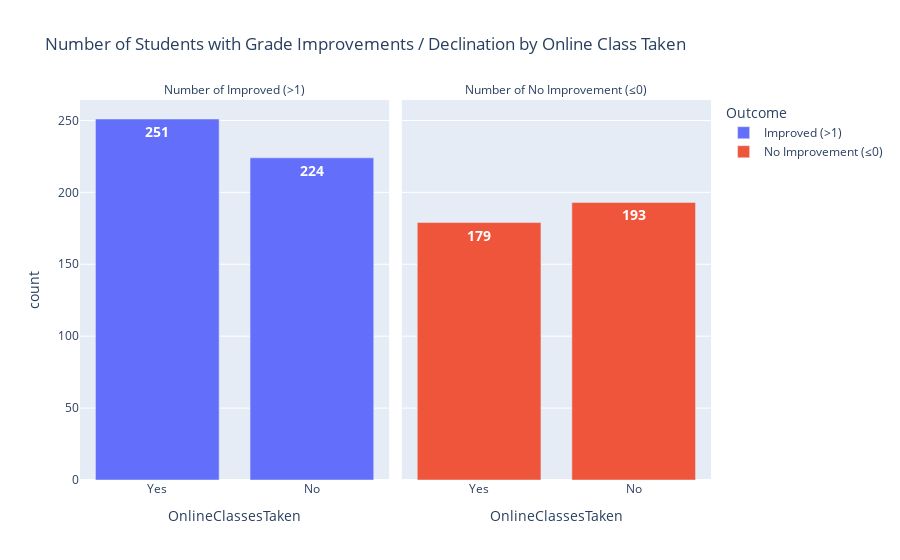
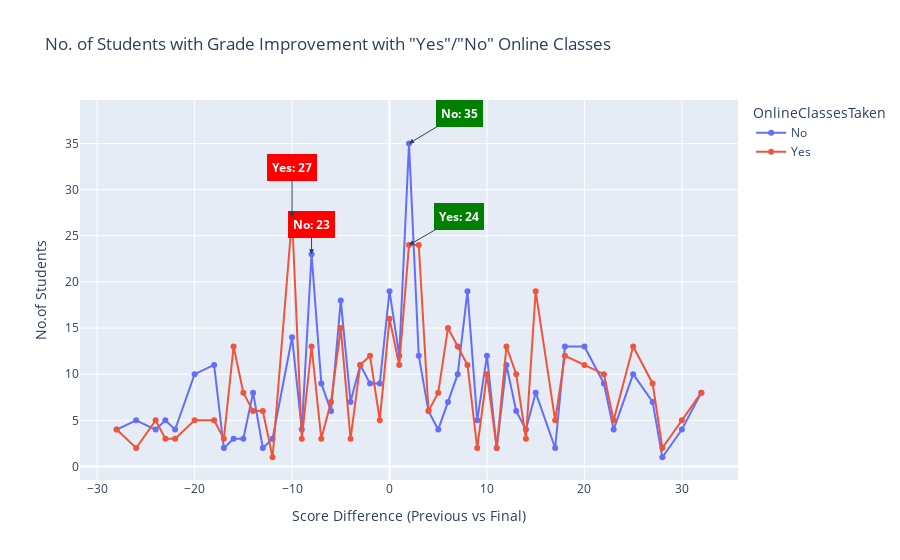

The notebook cell these images were saved under, in order:
### Code cell
#Study on impact of online class taken on grade improvements
def onlineclass_grade(df):
    
    temp_df = df.copy()
    temp_df['GradeImprovement'] = temp_df['FinalGrade'] - temp_df['PreviousGrade']

    result_df = pd.DataFrame({
        'Improved (>1)':
        [
            ((temp_df['GradeImprovement'] > 0) & 
             (temp_df['OnlineClassesTaken'] == 'Yes')).sum()
        ],
        'No Improvement (≤0)':
        [
            ((temp_df['GradeImprovement'] <= 0 ) &
             (temp_df['OnlineClassesTaken'] == 'Yes')).sum()
        ],
        'OnlineClassesTaken':'Yes'
    })

    result2_df = pd.DataFrame({
        'Improved (>1)':
        [
            ((temp_df['GradeImprovement'] > 0) & 
             (temp_df['OnlineClassesTaken'] == 'No')).sum()
        ],
        'No Improvement (≤0)':
        [
            ((temp_df['GradeImprovement'] <= 0 ) &
             (temp_df['OnlineClassesTaken'] == 'No')).sum()
        ],
        'OnlineClassesTaken':'No'
    })

    temp_df = pd.concat([result_df,result2_df], ignore_index=True)
    temp_df = temp_df.melt(id_vars='OnlineClassesTaken', value_vars=['Improved (>1)', 'No Improvement (≤0)'],
                           var_name='Outcome', value_name='count')
    
    fig1 = px.bar(temp_df, x='OnlineClassesTaken', y='count', color='Outcome', facet_col='Outcome', text='count',
                  title='Number of Students with Grade Improvements / Declination by Online Class Taken')
    fig1.for_each_annotation(lambda x: x.update(text=x.text.replace('Outcome=','Number of ')))
    fig1.update_traces(textfont_size=14, textfont_color='white', textfont_weight='bold')
    fig1.show()

    temp_df = temp_df = df.copy()
    temp_df['GradeImprovement'] = temp_df['FinalGrade'] - temp_df['PreviousGrade']
    temp_df = temp_df.groupby(['OnlineClassesTaken','GradeImprovement'])['StudentID'].count().reset_index(name='count')
    temp_df = temp_df.sort_values(by='GradeImprovement', ascending=True)

    fig2 = px.line(temp_df, x='GradeImprovement', y='count', color='OnlineClassesTaken', markers=True,
                    title='No. of Students with Grade Improvement with "Yes"/"No" Online Classes',
                    labels={'count':'No.of Students','GradeImprovement':'Score Difference (Previous vs Final)'})
    
    for i, status in enumerate(temp_df['OnlineClassesTaken'].unique()):
        neg_data = temp_df[(temp_df['OnlineClassesTaken'] == status) & (temp_df['GradeImprovement'] < 0)]
        if not neg_data.empty:
            neg_max = neg_data.loc[neg_data['count'].idxmax()]
            fig2.add_annotation(
                x=neg_max['GradeImprovement'],
                y=neg_max['count'],
                text=f'{status}: {neg_max['count']}',
                showarrow=True,
                arrowhead=2,
                ax=0,
                ay=-30 - (i*20),
                bordercolor='red',
                borderwidth=1,
                borderpad=4,
                bgcolor='red',
                font_color='white', 
                font_weight='bold'
            )

        pos_data = temp_df[(temp_df['OnlineClassesTaken'] == status) & (temp_df['GradeImprovement'] > 0)]
        if not pos_data.empty:
            pos_max = pos_data.loc[pos_data['count'].idxmax()]
            fig2.add_annotation(
                x=pos_max['GradeImprovement'],
                y=pos_max['count'],
                text=f'{status}: {pos_max['count']}',
                showarrow=True,
                arrowhead=2,
                ax=50,
                ay=-30 + (i*1),
                bordercolor='green',
                borderwidth=1,
                borderpad=4,
                bgcolor='green',
                font_color='white', 
                font_weight='bold'
            )

    fig2.show()

    #online classes taken 'Yes' show a more improvement in grade than 'No', and 'No' show larger number of students with no improvement
    #online classes taken does influence grade improvements to much bigger extent than parental support


onlineclass_grade(df)

### Figure 1 — Plotly figure (JSON) as saved in the notebook; plotly's stock layout.template omitted (floating-point values rounded to 4 significant figures)
{"data": [{"hovertemplate": "Outcome=Improved (>1)<br>OnlineClassesTaken=%{x}<br>count=%{text}<extra></extra>", "legendgroup": "Improved (>1)", "marker": {"color": "#636efa", "pattern": {"shape": ""}}, "name": "Improved (>1)", "orientation": "v", "showlegend": true, "text": [251.0, 224.0], "textfont": {"color": "white", "size": 14, "weight": "bold"}, "textposition": "auto", "type": "bar", "x": ["Yes", "No"], "xaxis": "x", "y": [251, 224], "yaxis": "y"}, {"hovertemplate": "Outcome=No Improvement (≤0)<br>OnlineClassesTaken=%{x}<br>count=%{text}<extra></extra>", "legendgroup": "No Improvement (≤0)", "marker": {"color": "#EF553B", "pattern": {"shape": ""}}, "name": "No Improvement (≤0)", "orientation": "v", "showlegend": true, "text": [179.0, 193.0], "textfont": {"color": "white", "size": 14, "weight": "bold"}, "textposition": "auto", "type": "bar", "x": ["Yes", "No"], "xaxis": "x2", "y": [179, 193], "yaxis": "y2"}], "layout": {"annotations": [{"font": {}, "showarrow": false, "text": "Number of Improved (>1)", "x": 0.245, "xanchor": "center", "xref": "paper", "y": 1, "yanchor": "bottom", "yref": "paper"}, {"font": {}, "showarrow": false, "text": "Number of No Improvement (≤0)", "x": 0.755, "xanchor": "center", "xref": "paper", "y": 1, "yanchor": "bottom", "yref": "paper"}], "barmode": "relative", "legend": {"title": {"text": "Outcome"}, "tracegroupgap": 0}, "title": {"text": "Number of Students with Grade Improvements / Declination by Online Class Taken"}, "xaxis": {"anchor": "y", "domain": [0, 0.49], "title": {"text": "OnlineClassesTaken"}}, "xaxis2": {"anchor": "y2", "domain": [0.51, 1], "matches": "x", "title": {"text": "OnlineClassesTaken"}}, "yaxis": {"anchor": "x", "domain": [0, 1], "title": {"text": "count"}}, "yaxis2": {"anchor": "x2", "domain": [0, 1], "matches": "y", "showticklabels": false}}}

### Figure 2 — Plotly figure (JSON) as saved in the notebook; plotly's stock layout.template omitted (floating-point values rounded to 4 significant figures)
{"data": [{"hovertemplate": "OnlineClassesTaken=No<br>Score Difference (Previous vs Final)=%{x}<br>No.of Students=%{y}<extra></extra>", "legendgroup": "No", "line": {"color": "#636efa", "dash": "solid"}, "marker": {"symbol": "circle"}, "mode": "lines+markers", "name": "No", "orientation": "v", "showlegend": true, "type": "scatter", "x": [-28, -26, -24, -23, -22, -20, -18, -17, -16, -15, -14, -13, -12, -10, -9, -8, -7, -6, -5, -4, -3, -2, -1, 0, 1, 2, 3, 4, 5, 6, 7, 8, 9, 10, 11, 12, 13, 14, 15, 17, 18, 20, 22, 23, 25, 27, 28, 30, 32], "xaxis": "x", "y": [4, 5, 4, 5, 4, 10, 11, 2, 3, 3, 8, 2, 3, 14, 4, 23, 9, 6, 18, 7, 11, 9, 9, 19, 12, 35, 12, 6, 4, 7, 10, 19, 5, 12, 2, 11, 6, 4, 8, 2, 13, 13, 9, 4, 10, 7, 1, 4, 8], "yaxis": "y"}, {"hovertemplate": "OnlineClassesTaken=Yes<br>Score Difference (Previous vs Final)=%{x}<br>No.of Students=%{y}<extra></extra>", "legendgroup": "Yes", "line": {"color": "#EF553B", "dash": "solid"}, "marker": {"symbol": "circle"}, "mode": "lines+markers", "name": "Yes", "orientation": "v", "showlegend": true, "type": "scatter", "x": [-28, -26, -24, -23, -22, -20, -18, -17, -16, -15, -14, -13, -12, -10, -9, -8, -7, -6, -5, -4, -3, -2, -1, 0, 1, 2, 3, 4, 5, 6, 7, 8, 9, 10, 11, 12, 13, 14, 15, 17, 18, 20, 22, 23, 25, 27, 28, 30, 32], "xaxis": "x", "y": [4, 2, 5, 3, 3, 5, 5, 3, 13, 8, 6, 6, 1, 27, 3, 13, 3, 7, 15, 3, 11, 12, 5, 16, 11, 24, 24, 6, 8, 15, 13, 11, 2, 10, 2, 13, 10, 3, 19, 5, 12, 11, 10, 5, 13, 9, 2, 5, 8], "yaxis": "y"}], "layout": {"annotations": [{"arrowhead": 2, "ax": 0, "ay": -30, "bgcolor": "red", "bordercolor": "red", "borderpad": 4, "borderwidth": 1, "font": {"color": "white", "weight": "bold"}, "showarrow": true, "text": "No: 23", "x": -8, "y": 23}, {"arrowhead": 2, "ax": 50, "ay": -30, "bgcolor": "green", "bordercolor": "green", "borderpad": 4, "borderwidth": 1, "font": {"color": "white", "weight": "bold"}, "showarrow": true, "text": "No: 35", "x": 2, "y": 35}, {"arrowhead": 2, "ax": 0, "ay": -50, "bgcolor": "red", "bordercolor": "red", "borderpad": 4, "borderwidth": 1, "font": {"color": "white", "weight": "bold"}, "showarrow": true, "text": "Yes: 27", "x": -10, "y": 27}, {"arrowhead": 2, "ax": 50, "ay": -29, "bgcolor": "green", "bordercolor": "green", "borderpad": 4, "borderwidth": 1, "font": {"color": "white", "weight": "bold"}, "showarrow": true, "text": "Yes: 24", "x": 2, "y": 24}], "legend": {"title": {"text": "OnlineClassesTaken"}, "tracegroupgap": 0}, "title": {"text": "No. of Students with Grade Improvement with \"Yes\"/\"No\" Online Classes"}, "xaxis": {"anchor": "y", "domain": [0, 1], "title": {"text": "Score Difference (Previous vs Final)"}}, "yaxis": {"anchor": "x", "domain": [0, 1], "title": {"text": "No.of Students"}}}}
